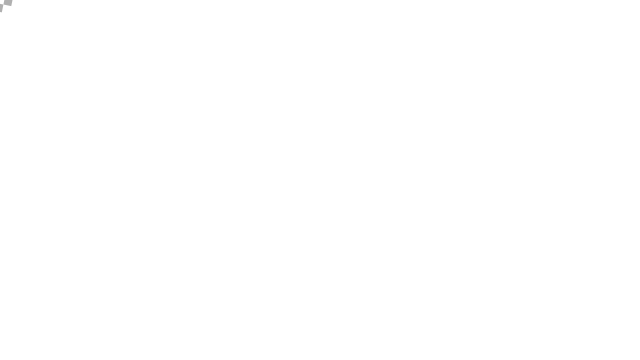
Frame 1 (no input)
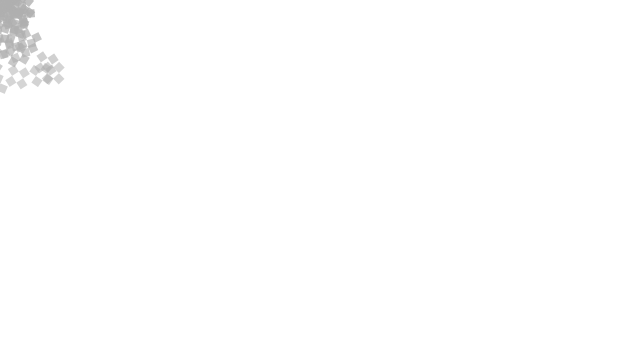
Frame 60 (the mouse pressed at the canvas centre just before this capture)
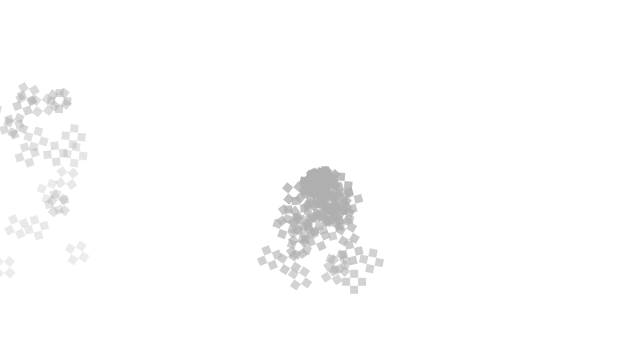
Frame 120 (the mouse held since frame 60 and released just before this capture)

The Processing sketch that drew these frames (run headless with seeded random() and noise(); from frame 60 on, the mouse is pressed at the canvas centre):

// Processing sketch: n4_3_OriginPoint
// ── n4_3_OriginPoint.pde
import java.util.Iterator;

ParticleSystem ps;

void setup() {
  size(640, 360);
  ps = new ParticleSystem(new PVector(width/2,30));

}

void draw() {
  background(255);
  ps.run();
}


  
  
// ── Particle.pde
class Particle {
  
  // forces
  PVector location;
  PVector velocity;
  PVector acceleration;
  float lifespan; 
  
  //angular velocity
  float aAcceleration;
  float angle;
  
  float pLength;
  
  Particle(PVector l) {
   acceleration = new PVector(0,0.5);
   velocity = new PVector(random(-1,1),random(-1,0));
   location = l.copy();
   
   aAcceleration = 0.2;
   angle = 0.0;
   
   lifespan = 255.0;
   pLength = 10;
  }
  
  void run() {
    // add forces
    PVector gravity = new PVector(0,0.05);
    
    applyForce(gravity);
    update();
    display();
  }
  
  void applyForce(PVector force) {
    acceleration.add(force); 
  }
  
  void update() {
    
    // update forces
    velocity.add(acceleration);
    location.add(velocity);
    
    // update angular velocity
    angle += aAcceleration;
    
    //clear acceleration
    acceleration.mult(0); 
    
    // update lifespan
    lifespan-=2.0;
  }
  
  void display() {
    //style
    noStroke();
    fill(175,lifespan);
    
    
    pushMatrix();
    translate(location.x,location.y);
    rotate(angle);
    rect(-4,-12,8,8);
    rect(-12,-4,8,8);
    rect(4,-4,8,8);
    rect(-4,4,8,8);
    popMatrix();
  }
  
  boolean isDead() {
    if (lifespan < 60.0) {
      return true; 
    } else {
      return false;
    }
  }
    
}
// ── ParticleSystem.pde
class ParticleSystem {
  ArrayList<Particle> particles;
  PVector origin;
  
  ParticleSystem(PVector location) {
    origin = location.copy();
    particles = new ArrayList<Particle>();
  }
  
  void addParticle(Particle part) {
    particles.add(part);
  }
  
  void run() {
    addParticle(new Particle(new PVector(mouseX, mouseY)));
    
    Iterator<Particle> it = particles.iterator();
    
    while(it.hasNext()) {
      Particle p = it.next();
      p.run();
      if(p.isDead()) {
        it.remove();
      }
    }
  }
  
}
